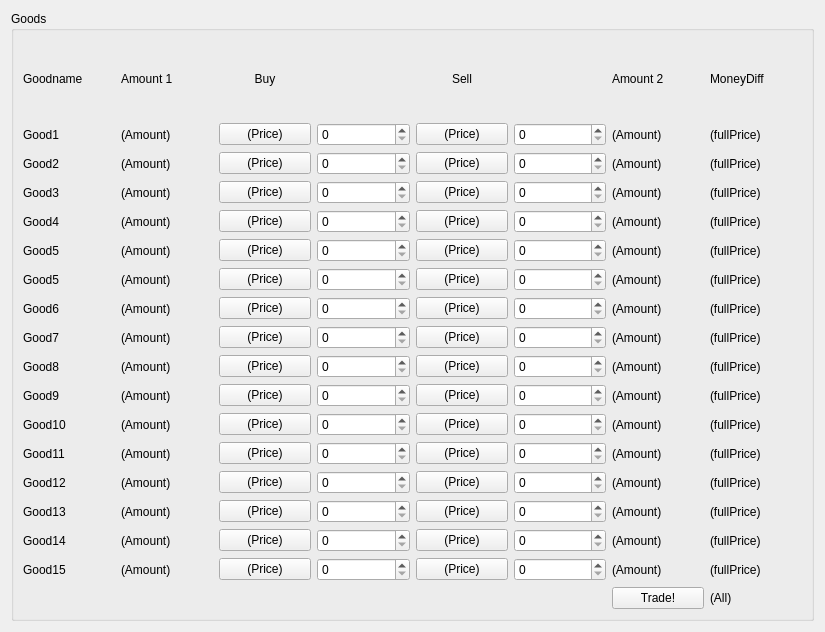
         <widget class="QWidget" name="scrollAreaWidgetContents">
          <property name="geometry">
           <rect>
            <x>0</x>
            <y>0</y>
            <width>825</width>
            <height>632</height>
           </rect>
          </property>
          <layout class="QVBoxLayout" name="verticalLayout_2">
           <item>
            <widget class="QGroupBox" name="groupBox">
             <property name="title">
              <string>Goods</string>
             </property>
             <layout class="QGridLayout" name="gridLayout_3">
              <item row="0" column="0">
               <widget class="QLabel" name="GoodHeaderLabel">
                <property name="text">
                 <string>Goodname</string>
                </property>
               </widget>
              </item>
              <item row="0" column="1">
               <widget class="QLabel" name="Amount1Header">
                <property name="text">
                 <string>Amount 1</string>
                </property>
               </widget>
              </item>
              <item row="0" column="2">
               <widget class="QLabel" name="BuyHeader">
                <property name="text">
                 <string>Buy</string>
                </property>
                <property name="alignment">
                 <set>Qt::AlignCenter</set>
                </property>
               </widget>
              </item>
              <item row="0" column="4">
               <widget class="QLabel" name="SellHeader">
                <property name="text">
                 <string>Sell</string>
                </property>
                <property name="alignment">
                 <set>Qt::AlignCenter</set>
                </property>
               </widget>
              </item>
              <item row="0" column="6">
               <widget class="QLabel" name="Amount2Header">
                <property name="text">
                 <string>Amount 2</string>
                </property>
               </widget>
              </item>
              <item row="0" column="7">
               <widget class="QLabel" name="label_8">
                <property name="text">
                 <string>MoneyDiff</string>
                </property>
               </widget>
              </item>
              <item row="1" column="0">
               <widget class="QLabel" name="good_1">
                <property name="text">
                 <string>Good1</string>
                </property>
               </widget>
              </item>
              <item row="1" column="1">
               <widget class="QLabel" name="label_2">
                <property name="text">
                 <string>(Amount)</string>
                </property>
               </widget>
              </item>
              <item row="1" column="2">
               <widget class="QPushButton" name="pushButton">
                <property name="text">
                 <string>(Price)</string>
                </property>
               </widget>
              </item>
              <item row="1" column="3">
               <widget class="QSpinBox" name="spinBox"/>
              </item>
              <item row="1" column="4">
               <widget class="QPushButton" name="pushButton_23">
                <property name="text">
                 <string>(Price)</string>
                </property>
               </widget>
              </item>
              <item row="1" column="5">
               <widget class="QSpinBox" name="spinBox_21"/>
              </item>
              <item row="1" column="6">
               <widget class="QLabel" name="label_33">
                <property name="text">
                 <string>(Amount)</string>
                </property>
               </widget>
              </item>
              <item row="1" column="7">
               <widget class="QLabel" name="label_7">
                <property name="text">
                 <string>(fullPrice)</string>
                </property>
               </widget>
              </item>
              <item row="2" column="0">
               <widget class="QLabel" name="good_2">
                <property name="text">
                 <string>Good2</string>
                </property>
               </widget>
              </item>
              <item row="2" column="1">
               <widget class="QLabel" name="label">
                <property name="text">
                 <string>(Amount)</string>
                </property>
               </widget>
              </item>
              <item row="2" column="2">
               <widget class="QPushButton" name="pushButton_2">
                <property name="text">
                 <string>(Price)</string>
                </property>
               </widget>
              </item>
              <item row="2" column="3">
               <widget class="QSpinBox" name="spinBox_2"/>
              </item>
              <item row="2" column="4">
               <widget class="QPushButton" name="pushButton_30">
                <property name="text">
                 <string>(Price)</string>
                </property>
               </widget>
              </item>
              <item row="2" column="5">
               <widget class="QSpinBox" name="spinBox_24"/>
              </item>
              <item row="2" column="6">
               <widget class="QLabel" name="label_26">
                <property name="text">
                 <string>(Amount)</string>
                </property>
               </widget>
              </item>
              <item row="2" column="7">
               <widget class="QLabel" name="label_9">
                <property name="text">
                 <string>(fullPrice)</string>
                </property>
               </widget>
              </item>
              <item row="3" column="0">
               <widget class="QLabel" name="good_3">
                <property name="text">
                 <string>Good3</string>
                </property>
               </widget>
              </item>
              <item row="3" column="1">
               <widget class="QLabel" name="label_3">
                <property name="text">
                 <string>(Amount)</string>
                </property>
               </widget>
              </item>
              <item row="3" column="2">
               <widget class="QPushButton" name="pushButton_7">
                <property name="text">
                 <string>(Price)</string>
                </property>
               </widget>
              </item>
              <item row="3" column="3">
               <widget class="QSpinBox" name="spinBox_6"/>
              </item>
              <item row="3" column="4">
               <widget class="QPushButton" name="pushButton_10">
                <property name="text">
                 <string>(Price)</string>
                </property>
               </widget>
              </item>
              <item row="3" column="5">
               <widget class="QSpinBox" name="spinBox_23"/>
              </item>
              <item row="3" column="6">
               <widget class="QLabel" name="label_36">
                <property name="text">
                 <string>(Amount)</string>
                </property>
               </widget>
              </item>
              <item row="3" column="7">
               <widget class="QLabel" name="label_10">
                <property name="text">
                 <string>(fullPrice)</string>
                </property>
               </widget>
              </item>
              <item row="4" column="0">
               <widget class="QLabel" name="good_4">
                <property name="text">
                 <string>Good4</string>
                </property>
               </widget>
              </item>
              <item row="4" column="1">
               <widget class="QLabel" name="label_4">
                <property name="text">
                 <string>(Amount)</string>
                </property>
               </widget>
              </item>
              <item row="4" column="2">
               <widget class="QPushButton" name="pushButton_6">
                <property name="text">
                 <string>(Price)</string>
                </property>
               </widget>
              </item>
              <item row="4" column="3">
               <widget class="QSpinBox" name="spinBox_5"/>
              </item>
              <item row="4" column="4">
               <widget class="QPushButton" name="pushButton_31">
                <property name="text">
                 <string>(Price)</string>
                </property>
               </widget>
              </item>
              <item row="4" column="5">
               <widget class="QSpinBox" name="spinBox_20"/>
              </item>
              <item row="4" column="6">
               <widget class="QLabel" name="label_29">
                <property name="text">
                 <string>(Amount)</string>
                </property>
               </widget>
              </item>
              <item row="4" column="7">
               <widget class="QLabel" name="label_39">
                <property name="text">
                 <string>(fullPrice)</string>
                </property>
               </widget>
              </item>
              <item row="5" column="0">
               <widget class="QLabel" name="good_5">
                <property name="text">
                 <string>Good5</string>
                </property>
               </widget>
              </item>
              <item row="5" column="1">
               <widget class="QLabel" name="label_5">
                <property name="text">
                 <string>(Amount)</string>
                </property>
               </widget>
              </item>
              <item row="5" column="2">
               <widget class="QPushButton" name="pushButton_8">
                <property name="text">
                 <string>(Price)</string>
                </property>
               </widget>
              </item>
              <item row="5" column="3">
               <widget class="QSpinBox" name="spinBox_4"/>
              </item>
              <item row="5" column="4">
               <widget class="QPushButton" name="pushButton_21">
                <property name="text">
                 <string>(Price)</string>
                </property>
               </widget>
              </item>
              <item row="5" column="5">
               <widget class="QSpinBox" name="spinBox_34"/>
              </item>
              <item row="5" column="6">
               <widget class="QLabel" name="label_30">
                <property name="text">
                 <string>(Amount)</string>
                </property>
               </widget>
              </item>
              <item row="5" column="7">
               <widget class="QLabel" name="label_42">
                <property name="text">
                 <string>(fullPrice)</string>
                </property>
               </widget>
              </item>
              <item row="6" column="0">
               <widget class="QLabel" name="good_6">
                <property name="text">
                 <string>Good5</string>
                </property>
               </widget>
              </item>
              <item row="6" column="1">
               <widget class="QLabel" name="label_6">
                <property name="text">
                 <string>(Amount)</string>
                </property>
               </widget>
              </item>
              <item row="6" column="2">
               <widget class="QPushButton" name="pushButton_9">
                <property name="text">
                 <string>(Price)</string>
                </property>
               </widget>
              </item>
              <item row="6" column="3">
               <widget class="QSpinBox" name="spinBox_7"/>
              </item>
              <item row="6" column="4">
               <widget class="QPushButton" name="pushButton_22">
                <property name="text">
                 <string>(Price)</string>
                </property>
               </widget>
              </item>
              <item row="6" column="5">
               <widget class="QSpinBox" name="spinBox_26"/>
              </item>
              <item row="6" column="6">
               <widget class="QLabel" name="label_32">
                <property name="text">
                 <string>(Amount)</string>
                </property>
               </widget>
              </item>
              <item row="6" column="7">
               <widget class="QLabel" name="label_43">
                <property name="text">
                 <string>(fullPrice)</string>
                </property>
               </widget>
              </item>
              <item row="7" column="0">
               <widget class="QLabel" name="good_7">
                <property name="text">
                 <string>Good6</string>
                </property>
               </widget>
              </item>
              <item row="7" column="1">
               <widget class="QLabel" name="label_11">
                <property name="text">
                 <string>(Amount)</string>
                </property>
               </widget>
              </item>
              <item row="7" column="2">
               <widget class="QPushButton" name="pushButton_12">
                <property name="text">
                 <string>(Price)</string>
                </property>
               </widget>
              </item>
              <item row="7" column="3">
               <widget class="QSpinBox" name="spinBox_8"/>
              </item>
              <item row="7" column="4">
               <widget class="QPushButton" name="pushButton_32">
                <property name="text">
                 <string>(Price)</string>
                </property>
               </widget>
              </item>
              <item row="7" column="5">
               <widget class="QSpinBox" name="spinBox_29"/>
              </item>
              <item row="7" column="6">
               <widget class="QLabel" name="label_27">
                <property name="text">
                 <string>(Amount)</string>
                </property>
               </widget>
              </item>
              <item row="7" column="7">
               <widget class="QLabel" name="label_44">
                <property name="text">
                 <string>(fullPrice)</string>
                </property>
               </widget>
              </item>
              <item row="8" column="0">
               <widget class="QLabel" name="good_8">
                <property name="text">
                 <string>Good7</string>
                </property>
               </widget>
              </item>
              <item row="8" column="1">
               <widget class="QLabel" name="label_22">
                <property name="text">
                 <string>(Amount)</string>
                </property>
               </widget>
              </item>
              <item row="8" column="2">
               <widget class="QPushButton" name="pushButton_3">
                <property name="text">
                 <string>(Price)</string>
                </property>
               </widget>
              </item>
              <item row="8" column="3">
               <widget class="QSpinBox" name="spinBox_9"/>
              </item>
              <item row="8" column="4">
               <widget class="QPushButton" name="pushButton_35">
                <property name="text">
                 <string>(Price)</string>
                </property>
               </widget>
              </item>
              <item row="8" column="5">
               <widget class="QSpinBox" name="spinBox_31"/>
              </item>
              <item row="8" column="6">
               <widget class="QLabel" name="label_37">
                <property name="text">
                 <string>(Amount)</string>
                </property>
               </widget>
              </item>
              <item row="8" column="7">
               <widget class="QLabel" name="label_45">
                <property name="text">
                 <string>(fullPrice)</string>
                </property>
               </widget>
              </item>
              <item row="9" column="0">
               <widget class="QLabel" name="good_9">
                <property name="text">
                 <string>Good8</string>
                </property>
               </widget>
              </item>
              <item row="9" column="1">
               <widget class="QLabel" name="label_12">
                <property name="text">
                 <string>(Amount)</string>
                </property>
               </widget>
              </item>
              <item row="9" column="2">
               <widget class="QPushButton" name="pushButton_5">
                <property name="text">
                 <string>(Price)</string>
                </property>
               </widget>
              </item>
              <item row="9" column="3">
               <widget class="QSpinBox" name="spinBox_3"/>
              </item>
              <item row="9" column="4">
               <widget class="QPushButton" name="pushButton_26">
                <property name="text">
                 <string>(Price)</string>
                </property>
               </widget>
              </item>
              <item row="9" column="5">
               <widget class="QSpinBox" name="spinBox_27"/>
              </item>
              <item row="9" column="6">
               <widget class="QLabel" name="label_38">
                <property name="text">
                 <string>(Amount)</string>
                </property>
               </widget>
              </item>
              <item row="9" column="7">
               <widget class="QLabel" name="label_46">
                <property name="text">
                 <string>(fullPrice)</string>
                </property>
               </widget>
              </item>
              <item row="10" column="0">
               <widget class="QLabel" name="good_10">
                <property name="text">
                 <string>Good9</string>
                </property>
               </widget>
              </item>
              <item row="10" column="1">
               <widget class="QLabel" name="label_14">
                <property name="text">
                 <string>(Amount)</string>
                </property>
               </widget>
              </item>
              <item row="10" column="2">
               <widget class="QPushButton" name="pushButton_4">
                <property name="text">
                 <string>(Price)</string>
                </property>
               </widget>
              </item>
              <item row="10" column="3">
               <widget class="QSpinBox" name="spinBox_11"/>
              </item>
              <item row="10" column="4">
               <widget class="QPushButton" name="pushButton_20">
                <property name="text">
                 <string>(Price)</string>
                </property>
               </widget>
              </item>
              <item row="10" column="5">
               <widget class="QSpinBox" name="spinBox_32"/>
              </item>
              <item row="10" column="6">
               <widget class="QLabel" name="label_24">
                <property name="text">
                 <string>(Amount)</string>
                </property>
               </widget>
              </item>
              <item row="10" column="7">
               <widget class="QLabel" name="label_47">
                <property name="text">
                 <string>(fullPrice)</string>
                </property>
               </widget>
              </item>
              <item row="11" column="0">
               <widget class="QLabel" name="good_11">
                <property name="text">
                 <string>Good10</string>
                </property>
               </widget>
              </item>
              <item row="11" column="1">
               <widget class="QLabel" name="label_13">
                <property name="text">
                 <string>(Amount)</string>
                </property>
               </widget>
              </item>
              <item row="11" column="2">
               <widget class="QPushButton" name="pushButton_11">
                <property name="text">
                 <string>(Price)</string>
                </property>
               </widget>
              </item>
              <item row="11" column="3">
               <widget class="QSpinBox" name="spinBox_10"/>
              </item>
              <item row="11" column="4">
               <widget class="QPushButton" name="pushButton_34">
                <property name="text">
                 <string>(Price)</string>
                </property>
               </widget>
              </item>
              <item row="11" column="5">
               <widget class="QSpinBox" name="spinBox_33"/>
              </item>
              <item row="11" column="6">
               <widget class="QLabel" name="label_40">
                <property name="text">
                 <string>(Amount)</string>
                </property>
               </widget>
              </item>
              <item row="11" column="7">
               <widget class="QLabel" name="label_48">
                <property name="text">
                 <string>(fullPrice)</string>
                </property>
               </widget>
              </item>
              <item row="12" column="0">
               <widget class="QLabel" name="good_12">
                <property name="text">
                 <string>Good11</string>
                </property>
               </widget>
              </item>
              <item row="12" column="1">
               <widget class="QLabel" name="label_15">
                <property name="text">
                 <string>(Amount)</string>
                </property>
               </widget>
              </item>
              <item row="12" column="2">
               <widget class="QPushButton" name="pushButton_13">
                <property name="text">
                 <string>(Price)</string>
                </property>
               </widget>
              </item>
              <item row="12" column="3">
               <widget class="QSpinBox" name="spinBox_13"/>
              </item>
              <item row="12" column="4">
               <widget class="QPushButton" name="pushButton_33">
                <property name="text">
                 <string>(Price)</string>
                </property>
               </widget>
              </item>
              <item row="12" column="5">
               <widget class="QSpinBox" name="spinBox_35"/>
              </item>
              <item row="12" column="6">
               <widget class="QLabel" name="label_23">
                <property name="text">
                 <string>(Amount)</string>
                </property>
               </widget>
              </item>
              <item row="12" column="7">
               <widget class="QLabel" name="label_49">
                <property name="text">
                 <string>(fullPrice)</string>
                </property>
               </widget>
              </item>
              <item row="13" column="0">
               <widget class="QLabel" name="good_13">
                <property name="text">
                 <string>Good12</string>
                </property>
               </widget>
              </item>
              <item row="13" column="1">
               <widget class="QLabel" name="label_16">
                <property name="text">
                 <string>(Amount)</string>
                </property>
               </widget>
              </item>
              <item row="13" column="2">
               <widget class="QPushButton" name="pushButton_14">
                <property name="text">
                 <string>(Price)</string>
                </property>
               </widget>
              </item>
              <item row="13" column="3">
               <widget class="QSpinBox" name="spinBox_12"/>
              </item>
              <item row="13" column="4">
               <widget class="QPushButton" name="pushButton_27">
                <property name="text">
                 <string>(Price)</string>
                </property>
               </widget>
              </item>
              <item row="13" column="5">
               <widget class="QSpinBox" name="spinBox_28"/>
              </item>
              <item row="13" column="6">
               <widget class="QLabel" name="label_28">
                <property name="text">
                 <string>(Amount)</string>
                </property>
               </widget>
              </item>
              <item row="13" column="7">
               <widget class="QLabel" name="label_50">
                <property name="text">
                 <string>(fullPrice)</string>
                </property>
               </widget>
              </item>
              <item row="14" column="0">
               <widget class="QLabel" name="good_14">
                <property name="text">
                 <string>Good13</string>
                </property>
               </widget>
              </item>
              <item row="14" column="1">
               <widget class="QLabel" name="label_17">
                <property name="text">
                 <string>(Amount)</string>
                </property>
               </widget>
              </item>
              <item row="14" column="2">
               <widget class="QPushButton" name="pushButton_15">
                <property name="text">
                 <string>(Price)</string>
                </property>
               </widget>
              </item>
              <item row="14" column="3">
               <widget class="QSpinBox" name="spinBox_14"/>
              </item>
              <item row="14" column="4">
               <widget class="QPushButton" name="pushButton_36">
                <property name="text">
                 <string>(Price)</string>
                </property>
               </widget>
              </item>
              <item row="14" column="5">
               <widget class="QSpinBox" name="spinBox_30"/>
              </item>
              <item row="14" column="6">
               <widget class="QLabel" name="label_31">
                <property name="text">
                 <string>(Amount)</string>
                </property>
               </widget>
              </item>
              <item row="14" column="7">
               <widget class="QLabel" name="label_51">
                <property name="text">
                 <string>(fullPrice)</string>
                </property>
               </widget>
              </item>
              <item row="15" column="0">
               <widget class="QLabel" name="good_15">
                <property name="text">
                 <string>Good14</string>
                </property>
               </widget>
              </item>
              <item row="15" column="1">
               <widget class="QLabel" name="label_18">
                <property name="text">
                 <string>(Amount)</string>
                </property>
               </widget>
              </item>
              <item row="15" column="2">
               <widget class="QPushButton" name="pushButton_16">
                <property name="text">
                 <string>(Price)</string>
                </property>
               </widget>
              </item>
              <item row="15" column="3">
               <widget class="QSpinBox" name="spinBox_15"/>
              </item>
              <item row="15" column="4">
               <widget class="QPushButton" name="pushButton_28">
                <property name="text">
                 <string>(Price)</string>
                </property>
               </widget>
              </item>
              <item row="15" column="5">
               <widget class="QSpinBox" name="spinBox_22"/>
              </item>
              <item row="15" column="6">
               <widget class="QLabel" name="label_41">
                <property name="text">
                 <string>(Amount)</string>
                </property>
               </widget>
              </item>
              <item row="15" column="7">
               <widget class="QLabel" name="label_52">
                <property name="text">
                 <string>(fullPrice)</string>
                </property>
               </widget>
              </item>
              <item row="16" column="0">
               <widget class="QLabel" name="good_16">
                <property name="text">
                 <string>Good15</string>
                </property>
               </widget>
              </item>
              <item row="16" column="1">
               <widget class="QLabel" name="label_19">
                <property name="text">
                 <string>(Amount)</string>
                </property>
               </widget>
              </item>
              <item row="16" column="2">
               <widget class="QPushButton" name="pushButton_17">
                <property name="text">
                 <string>(Price)</string>
                </property>
               </widget>
              </item>
              <item row="16" column="3">
               <widget class="QSpinBox" name="spinBox_17"/>
              </item>
              <item row="16" column="4">
               <widget class="QPushButton" name="pushButton_29">
                <property name="text">
                 <string>(Price)</string>
                </property>
               </widget>
              </item>
              <item row="16" column="5">
               <widget class="QSpinBox" name="spinBox_36"/>
              </item>
              <item row="16" column="6">
               <widget class="QLabel" name="label_35">
                <property name="text">
                 <string>(Amount)</string>
                </property>
               </widget>
              </item>
              <item row="16" column="7">
               <widget class="QLabel" name="label_53">
                <property name="text">
                 <string>(fullPrice)</string>
                </property>
               </widget>
              </item>
              <item row="17" column="7">
               <widget class="QLabel" name="label_25">
                <property name="text">
                 <string>(All)</string>
                </property>
               </widget>
              </item>
              <item row="17" column="6">
               <widget class="QPushButton" name="pushButton_77">
                <property name="text">
                 <string>Trade!</string>
                </property>
               </widget>
              </item>
             </layout>
            </widget>
           </item>
          </layout>
         </widget>
